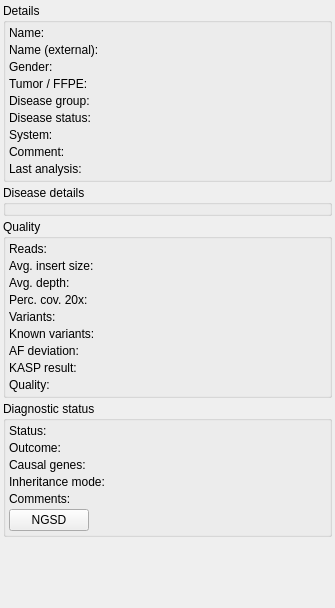
<?xml version="1.0" encoding="UTF-8"?>
<ui version="4.0">
 <class>SampleDetailsDockWidget</class>
 <widget class="QDockWidget" name="SampleDetailsDockWidget">
  <property name="geometry">
   <rect>
    <x>0</x>
    <y>0</y>
    <width>335</width>
    <height>608</height>
   </rect>
  </property>
  <property name="minimumSize">
   <size>
    <width>226</width>
    <height>608</height>
   </size>
  </property>
  <property name="maximumSize">
   <size>
    <width>400</width>
    <height>524287</height>
   </size>
  </property>
  <property name="features">
   <set>QDockWidget::NoDockWidgetFeatures</set>
  </property>
  <property name="allowedAreas">
   <set>Qt::RightDockWidgetArea</set>
  </property>
  <property name="windowTitle">
   <string>Sample details</string>
  </property>
  <widget class="QWidget" name="dockWidgetContents">
   <layout class="QVBoxLayout" name="verticalLayout">
    <property name="spacing">
     <number>3</number>
    </property>
    <property name="leftMargin">
     <number>3</number>
    </property>
    <property name="topMargin">
     <number>3</number>
    </property>
    <property name="rightMargin">
     <number>3</number>
    </property>
    <property name="bottomMargin">
     <number>3</number>
    </property>
    <item>
     <widget class="QGroupBox" name="groupBox">
      <property name="title">
       <string>Details</string>
      </property>
      <property name="flat">
       <bool>true</bool>
      </property>
      <layout class="QVBoxLayout" name="verticalLayout_2" stretch="0">
       <property name="spacing">
        <number>3</number>
       </property>
       <property name="leftMargin">
        <number>3</number>
       </property>
       <property name="topMargin">
        <number>3</number>
       </property>
       <property name="rightMargin">
        <number>3</number>
       </property>
       <property name="bottomMargin">
        <number>3</number>
       </property>
       <item>
        <layout class="QGridLayout" name="gridLayout">
         <property name="spacing">
          <number>3</number>
         </property>
         <item row="1" column="0">
          <widget class="QLabel" name="label_19">
           <property name="text">
            <string>Name (external):</string>
           </property>
          </widget>
         </item>
         <item row="2" column="0">
          <widget class="QLabel" name="label_3">
           <property name="text">
            <string>Gender:</string>
           </property>
          </widget>
         </item>
         <item row="2" column="1">
          <widget class="QLabel" name="gender">
           <property name="text">
            <string/>
           </property>
          </widget>
         </item>
         <item row="6" column="1">
          <widget class="QLabel" name="system">
           <property name="sizePolicy">
            <sizepolicy hsizetype="Expanding" vsizetype="Preferred">
             <horstretch>0</horstretch>
             <verstretch>0</verstretch>
            </sizepolicy>
           </property>
           <property name="text">
            <string/>
           </property>
          </widget>
         </item>
         <item row="0" column="0">
          <widget class="QLabel" name="label">
           <property name="text">
            <string>Name:</string>
           </property>
          </widget>
         </item>
         <item row="5" column="0">
          <widget class="QLabel" name="label_23">
           <property name="text">
            <string>Disease status:</string>
           </property>
          </widget>
         </item>
         <item row="7" column="0">
          <widget class="QLabel" name="label_24">
           <property name="toolTip">
            <string>&lt;html&gt;&lt;head/&gt;&lt;body&gt;&lt;p&gt;Processed sample comment&lt;/p&gt;&lt;/body&gt;&lt;/html&gt;</string>
           </property>
           <property name="text">
            <string>Comment:</string>
           </property>
           <property name="alignment">
            <set>Qt::AlignLeading|Qt::AlignLeft|Qt::AlignTop</set>
           </property>
          </widget>
         </item>
         <item row="6" column="0">
          <widget class="QLabel" name="label_8">
           <property name="text">
            <string>System:</string>
           </property>
          </widget>
         </item>
         <item row="7" column="1">
          <widget class="QLabel" name="comment">
           <property name="text">
            <string/>
           </property>
           <property name="wordWrap">
            <bool>true</bool>
           </property>
          </widget>
         </item>
         <item row="5" column="1">
          <widget class="QLabel" name="disease_status">
           <property name="text">
            <string/>
           </property>
          </widget>
         </item>
         <item row="8" column="0">
          <widget class="QLabel" name="label_2">
           <property name="text">
            <string>Last analysis:</string>
           </property>
           <property name="alignment">
            <set>Qt::AlignLeading|Qt::AlignLeft|Qt::AlignTop</set>
           </property>
          </widget>
         </item>
         <item row="1" column="1">
          <widget class="QLabel" name="name_ext">
           <property name="text">
            <string/>
           </property>
          </widget>
         </item>
         <item row="0" column="1">
          <widget class="QLabel" name="name">
           <property name="text">
            <string/>
           </property>
          </widget>
         </item>
         <item row="3" column="0">
          <widget class="QLabel" name="label_20">
           <property name="text">
            <string>Tumor / FFPE:</string>
           </property>
          </widget>
         </item>
         <item row="3" column="1">
          <widget class="QLabel" name="tumor_ffpe">
           <property name="text">
            <string/>
           </property>
          </widget>
         </item>
         <item row="4" column="0">
          <widget class="QLabel" name="label_22">
           <property name="text">
            <string>Disease group:</string>
           </property>
          </widget>
         </item>
         <item row="8" column="1">
          <widget class="QLabel" name="date_bam">
           <property name="minimumSize">
            <size>
             <width>10</width>
             <height>0</height>
            </size>
           </property>
           <property name="toolTip">
            <string>&lt;html&gt;&lt;head/&gt;&lt;body&gt;&lt;p&gt;BAM file date&lt;/p&gt;&lt;/body&gt;&lt;/html&gt;</string>
           </property>
           <property name="text">
            <string/>
           </property>
           <property name="alignment">
            <set>Qt::AlignLeading|Qt::AlignLeft|Qt::AlignTop</set>
           </property>
          </widget>
         </item>
         <item row="4" column="1">
          <widget class="QLabel" name="disease_group">
           <property name="text">
            <string/>
           </property>
          </widget>
         </item>
        </layout>
       </item>
      </layout>
     </widget>
    </item>
    <item>
     <widget class="QGroupBox" name="disease_info_group">
      <property name="title">
       <string>Disease details</string>
      </property>
      <property name="flat">
       <bool>true</bool>
      </property>
      <layout class="QVBoxLayout" name="verticalLayout_5">
       <property name="spacing">
        <number>3</number>
       </property>
       <property name="leftMargin">
        <number>3</number>
       </property>
       <property name="topMargin">
        <number>3</number>
       </property>
       <property name="rightMargin">
        <number>3</number>
       </property>
       <property name="bottomMargin">
        <number>3</number>
       </property>
       <item>
        <layout class="QGridLayout" name="gridLayout_2">
         <property name="spacing">
          <number>3</number>
         </property>
        </layout>
       </item>
      </layout>
     </widget>
    </item>
    <item>
     <widget class="QGroupBox" name="groupBox_2">
      <property name="title">
       <string>Quality</string>
      </property>
      <property name="flat">
       <bool>true</bool>
      </property>
      <layout class="QVBoxLayout" name="verticalLayout_3" stretch="0">
       <property name="spacing">
        <number>3</number>
       </property>
       <property name="leftMargin">
        <number>3</number>
       </property>
       <property name="topMargin">
        <number>3</number>
       </property>
       <property name="rightMargin">
        <number>3</number>
       </property>
       <property name="bottomMargin">
        <number>3</number>
       </property>
       <item>
        <layout class="QGridLayout" name="gridLayout_4">
         <property name="spacing">
          <number>3</number>
         </property>
         <item row="3" column="0">
          <widget class="QLabel" name="label_15">
           <property name="text">
            <string>Avg. depth:</string>
           </property>
          </widget>
         </item>
         <item row="5" column="0">
          <widget class="QLabel" name="label_4">
           <property name="toolTip">
            <string>&lt;html&gt;&lt;head/&gt;&lt;body&gt;&lt;p&gt;Total number of variants in the target region.&lt;/p&gt;&lt;/body&gt;&lt;/html&gt;</string>
           </property>
           <property name="text">
            <string>Variants:</string>
           </property>
          </widget>
         </item>
         <item row="8" column="0">
          <widget class="QLabel" name="label_14">
           <property name="toolTip">
            <string>&lt;html&gt;&lt;head/&gt;&lt;body&gt;&lt;p&gt;Sample swap probability estimated by KASP assay.&lt;/p&gt;&lt;/body&gt;&lt;/html&gt;</string>
           </property>
           <property name="text">
            <string>KASP result:</string>
           </property>
          </widget>
         </item>
         <item row="1" column="1">
          <widget class="QLabel" name="qc_reads">
           <property name="text">
            <string/>
           </property>
          </widget>
         </item>
         <item row="7" column="0">
          <widget class="QLabel" name="label_21">
           <property name="toolTip">
            <string>&lt;html&gt;&lt;head/&gt;&lt;body&gt;&lt;p&gt;&lt;span style=&quot; color:#000000;&quot;&gt;Percentage of common SNPs that deviate from the expected allele frequency (i.e.0.0, 0.5 or 1.0 for diploid organisms).&lt;/span&gt;&lt;/p&gt;&lt;/body&gt;&lt;/html&gt;</string>
           </property>
           <property name="text">
            <string>AF deviation:</string>
           </property>
          </widget>
         </item>
         <item row="2" column="0">
          <widget class="QLabel" name="label_13">
           <property name="text">
            <string>Avg. insert size:</string>
           </property>
          </widget>
         </item>
         <item row="3" column="1">
          <widget class="QLabel" name="qc_avg_depth">
           <property name="text">
            <string/>
           </property>
          </widget>
         </item>
         <item row="2" column="1">
          <widget class="QLabel" name="qc_insert_size">
           <property name="text">
            <string/>
           </property>
          </widget>
         </item>
         <item row="5" column="1">
          <widget class="QLabel" name="qc_vars">
           <property name="text">
            <string/>
           </property>
          </widget>
         </item>
         <item row="9" column="1">
          <widget class="QLabel" name="qc_quality">
           <property name="sizePolicy">
            <sizepolicy hsizetype="Expanding" vsizetype="Preferred">
             <horstretch>0</horstretch>
             <verstretch>0</verstretch>
            </sizepolicy>
           </property>
           <property name="text">
            <string/>
           </property>
          </widget>
         </item>
         <item row="9" column="0">
          <widget class="QLabel" name="label_18">
           <property name="text">
            <string>Quality:</string>
           </property>
          </widget>
         </item>
         <item row="4" column="1">
          <widget class="QLabel" name="qc_perc_20x">
           <property name="text">
            <string/>
           </property>
          </widget>
         </item>
         <item row="8" column="1">
          <widget class="QLabel" name="qc_kasp">
           <property name="toolTip">
            <string>&lt;html&gt;&lt;head/&gt;&lt;body&gt;&lt;p&gt;&lt;br/&gt;&lt;/p&gt;&lt;/body&gt;&lt;/html&gt;</string>
           </property>
           <property name="text">
            <string/>
           </property>
          </widget>
         </item>
         <item row="1" column="0">
          <widget class="QLabel" name="label_12">
           <property name="text">
            <string>Reads:</string>
           </property>
          </widget>
         </item>
         <item row="6" column="1">
          <widget class="QLabel" name="qc_vars_known">
           <property name="text">
            <string/>
           </property>
          </widget>
         </item>
         <item row="4" column="0">
          <widget class="QLabel" name="label_16">
           <property name="text">
            <string>Perc. cov. 20x:</string>
           </property>
          </widget>
         </item>
         <item row="6" column="0">
          <widget class="QLabel" name="label_5">
           <property name="toolTip">
            <string>&lt;html&gt;&lt;head/&gt;&lt;body&gt;&lt;p&gt;Percentage of variants that are known polymorphisms in the dbSNP database.&lt;/p&gt;&lt;/body&gt;&lt;/html&gt;</string>
           </property>
           <property name="text">
            <string>Known variants:</string>
           </property>
          </widget>
         </item>
         <item row="7" column="1">
          <layout class="QHBoxLayout" name="horizontalLayout_2">
           <property name="spacing">
            <number>3</number>
           </property>
           <item>
            <widget class="QLabel" name="qc_af_dev">
             <property name="sizePolicy">
              <sizepolicy hsizetype="Expanding" vsizetype="Preferred">
               <horstretch>0</horstretch>
               <verstretch>0</verstretch>
              </sizepolicy>
             </property>
             <property name="text">
              <string/>
             </property>
            </widget>
           </item>
           <item>
            <widget class="ClickableLabel" name="qc_af_dev_btn">
             <property name="sizePolicy">
              <sizepolicy hsizetype="Minimum" vsizetype="Minimum">
               <horstretch>0</horstretch>
               <verstretch>0</verstretch>
              </sizepolicy>
             </property>
             <property name="minimumSize">
              <size>
               <width>10</width>
               <height>10</height>
              </size>
             </property>
             <property name="maximumSize">
              <size>
               <width>12</width>
               <height>12</height>
              </size>
             </property>
             <property name="text">
              <string/>
             </property>
             <property name="pixmap">
              <pixmap resource="GSvar.qrc">:/Icons/Arrow_down.png</pixmap>
             </property>
             <property name="scaledContents">
              <bool>true</bool>
             </property>
             <property name="alignment">
              <set>Qt::AlignCenter</set>
             </property>
             <property name="textInteractionFlags">
              <set>Qt::LinksAccessibleByMouse</set>
             </property>
            </widget>
           </item>
          </layout>
         </item>
        </layout>
       </item>
      </layout>
     </widget>
    </item>
    <item>
     <widget class="QGroupBox" name="groupBox_3">
      <property name="title">
       <string>Diagnostic status</string>
      </property>
      <property name="flat">
       <bool>true</bool>
      </property>
      <layout class="QVBoxLayout" name="verticalLayout_4" stretch="0,0">
       <property name="spacing">
        <number>3</number>
       </property>
       <property name="leftMargin">
        <number>3</number>
       </property>
       <property name="topMargin">
        <number>3</number>
       </property>
       <property name="rightMargin">
        <number>3</number>
       </property>
       <property name="bottomMargin">
        <number>3</number>
       </property>
       <item>
        <layout class="QGridLayout" name="gridLayout_3">
         <property name="spacing">
          <number>3</number>
         </property>
         <item row="3" column="0">
          <widget class="QLabel" name="label_9">
           <property name="text">
            <string>Inheritance mode:</string>
           </property>
          </widget>
         </item>
         <item row="1" column="0">
          <widget class="QLabel" name="label_17">
           <property name="text">
            <string>Outcome:</string>
           </property>
          </widget>
         </item>
         <item row="3" column="1">
          <widget class="QLabel" name="diag_inheritance">
           <property name="text">
            <string/>
           </property>
          </widget>
         </item>
         <item row="0" column="1">
          <widget class="QLabel" name="diag_status">
           <property name="text">
            <string/>
           </property>
          </widget>
         </item>
         <item row="0" column="0">
          <widget class="QLabel" name="label_7">
           <property name="text">
            <string>Status:</string>
           </property>
          </widget>
         </item>
         <item row="1" column="1">
          <widget class="QLabel" name="diag_outcome">
           <property name="sizePolicy">
            <sizepolicy hsizetype="Expanding" vsizetype="Preferred">
             <horstretch>0</horstretch>
             <verstretch>0</verstretch>
            </sizepolicy>
           </property>
           <property name="text">
            <string/>
           </property>
          </widget>
         </item>
         <item row="4" column="0">
          <widget class="QLabel" name="label_10">
           <property name="text">
            <string>Comments:</string>
           </property>
           <property name="alignment">
            <set>Qt::AlignLeading|Qt::AlignLeft|Qt::AlignTop</set>
           </property>
          </widget>
         </item>
         <item row="4" column="1">
          <widget class="QLabel" name="diag_comments">
           <property name="text">
            <string/>
           </property>
           <property name="wordWrap">
            <bool>true</bool>
           </property>
          </widget>
         </item>
         <item row="2" column="1">
          <widget class="QLabel" name="diag_genes">
           <property name="toolTip">
            <string/>
           </property>
           <property name="text">
            <string/>
           </property>
          </widget>
         </item>
         <item row="2" column="0">
          <widget class="QLabel" name="label_6">
           <property name="text">
            <string>Causal genes:</string>
           </property>
          </widget>
         </item>
        </layout>
       </item>
       <item>
        <layout class="QHBoxLayout" name="horizontalLayout_3">
         <item>
          <widget class="QPushButton" name="ngsd_edit">
           <property name="text">
            <string>NGSD</string>
           </property>
          </widget>
         </item>
         <item>
          <spacer name="horizontalSpacer_2">
           <property name="orientation">
            <enum>Qt::Horizontal</enum>
           </property>
           <property name="sizeHint" stdset="0">
            <size>
             <width>40</width>
             <height>20</height>
            </size>
           </property>
          </spacer>
         </item>
        </layout>
       </item>
      </layout>
     </widget>
    </item>
    <item>
     <spacer name="verticalSpacer">
      <property name="orientation">
       <enum>Qt::Vertical</enum>
      </property>
      <property name="sizeHint" stdset="0">
       <size>
        <width>1</width>
        <height>62</height>
       </size>
      </property>
     </spacer>
    </item>
   </layout>
   <zorder>groupBox_3</zorder>
   <zorder>groupBox</zorder>
   <zorder>groupBox_2</zorder>
   <zorder>disease_info_group</zorder>
  </widget>
 </widget>
 <customwidgets>
  <customwidget>
   <class>ClickableLabel</class>
   <extends>QLabel</extends>
   <header>ClickableLabel.h</header>
  </customwidget>
 </customwidgets>
 <resources>
  <include location="GSvar.qrc"/>
 </resources>
 <connections/>
</ui>
